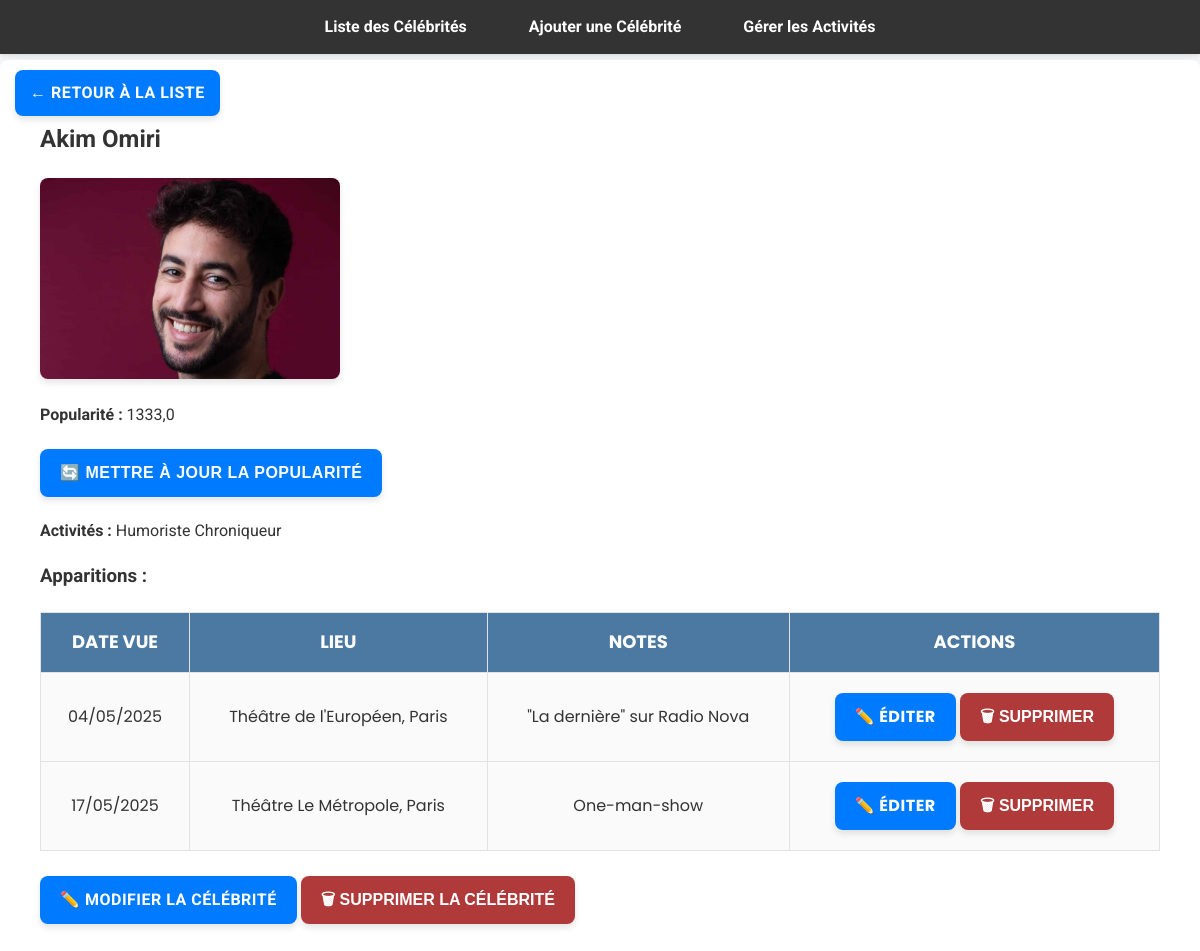
Page /celebs/celebrity/327/ on the earlier database version.
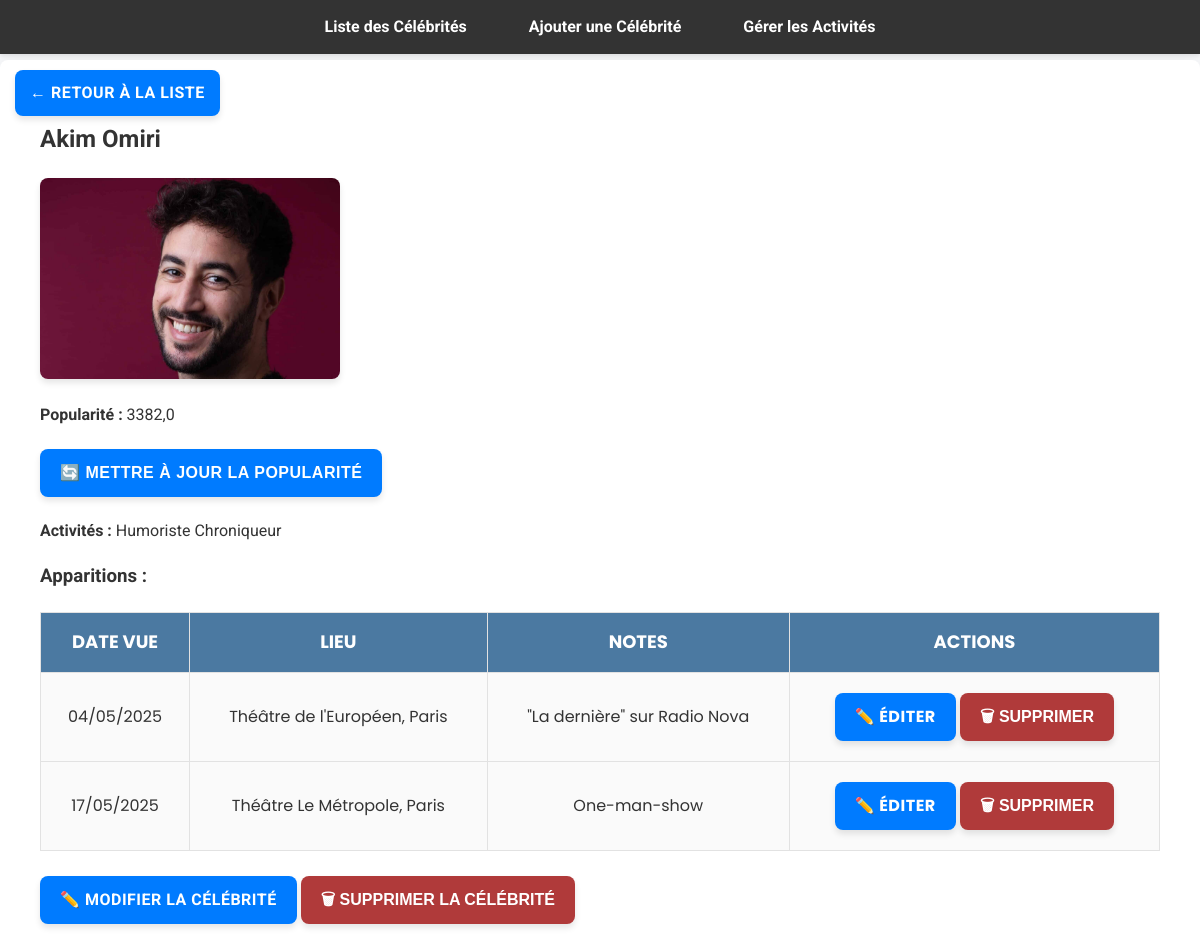
Same page on the later database version.
### celebs/models.py (models this page shows, shortened)
class Celebrity(models.Model):
    name = models.CharField(max_length=255)
    popularity_score = models.FloatField(default=0)
    image = models.ImageField(upload_to="celebs/", blank=True, null=True)
    activities = models.ManyToManyField(Activity, blank=False)

class Activity(models.Model):
    name = models.CharField(max_length=100, unique=True)
    category = models.ForeignKey(Category, on_delete=models.SET_NULL, null=True)

class CelebritySighting(models.Model):
    celebrity = models.ForeignKey(Celebrity, on_delete=models.CASCADE, related_name='sightings')
    date_seen = models.DateField(null=True, blank=True)
    location = models.CharField(max_length=255, blank=True, null=True)
    notes = models.TextField(blank=True, null=True)

### celebs/views.py (the view)
# urls.py: path('celebrity/<int:celeb_id>/', views.celebrity_detail, name='celebrity_detail'),
def celebrity_detail(request, celeb_id):
    celebrity = get_object_or_404(Celebrity, id=celeb_id)
    return render(request, "celebs/celebrity_detail.html", {"celebrity": celebrity})

### templates/celebs/celebrity_detail.html (shortened to what this page needs)
{% extends "celebs/base.html" %}
{% block content %}
<a href="{% url 'celebrity_list' %}" class="back-button">← Retour à la liste</a>
<div class="container">
  <h2>{{ celebrity.name }}</h2>
  {% if celebrity.image %}
    <div class="celeb-image-container">
      <img src="{{ celebrity.image.url }}" alt="{{ celebrity.name }}" class="celeb-image">
    </div>
  {% endif %}
  <p><strong>Popularité :</strong> {{ celebrity.popularity_score }}</p>
    <form method="post" action="{% url 'update_popularity' celebrity.id %}" style="display:inline;">
      <button type="submit" class="btn">🔄 Mettre à jour la popularité</button>
    </form>
  <p><strong>Activités :</strong>
    {% for activity in celebrity.activities.all %}
      <span class="tag">{{ activity.name }}</span>
    {% empty %}
      <span class="tag">Aucune</span>
    {% endfor %}
  </p>
  <h3>Apparitions :</h3>
  <table class="celebrity-table">
    <thead>
      <tr>
        <th>Date vue</th>
        <th>Lieu</th>
        <th>Notes</th>
        <th>Actions</th>
      </tr>
    </thead>
    <tbody>
      {% for sighting in celebrity.sightings.all %}
        <tr>
          <td>{{ sighting.date_seen|date:"d/m/Y"|default:"-" }}</td>
          <td>{{ sighting.location|default:"-" }}</td>
          <td>{{ sighting.notes|default:"Aucune note" }}</td>
          <td>
            <a href="{% url 'edit_celebrity_sighting' sighting.id %}" class="btn edit-btn">✏️ Éditer</a>
            <form method="post" action="{% url 'delete_celebrity_sighting' sighting.id %}" style="display:inline;">
              <button type="submit" class="delete-btn" onclick="return confirm('Supprimer cette apparition ?');">
                🗑 Supprimer
              </button>
            </form>
          </td>
        </tr>
      {% endfor %}
    </tbody>
  </table>
  <form method="post" action="{% url 'celebrity_delete' celebrity.id %}" style="margin-top: 20px;">
    <a href="{% url 'celebrity_edit' celebrity.id %}" class="btn">✏️ Modifier la célébrité</a>
    <button type="submit" class="delete-button" onclick="return confirm('Supprimer cette célébrité ?');">
      🗑 Supprimer la célébrité
    </button>
  </form>
</div>
{% endblock %}

### templates/celebs/base.html (shortened to what this page needs)
<!DOCTYPE html>
<html lang="fr">
<head>
    {% load static %}
    <link rel="stylesheet" href="{% static 'css/style.css' %}">
</head>
<body>
    <header>
        <nav class="navbar">
            <ul class="nav-list">
                <li><a href="{% url 'celebrity_list' %}">Liste des Célébrités</a></li>
                <li><a href="{% url 'add_celebrity' %}">Ajouter une Célébrité</a></li>
                <li><a href="{% url 'activity_list' %}">Gérer les Activités</a></li>
            </ul>
        </nav>
    </header>
    <main>
        {% block content %}
        {% endblock %}
    </main>
</body>
</html>

### static/css/style.css (style rules this page uses)
:root { --primary-color: #b03a3a; --secondary-color: #007bff; --background-color: #f8f9fb; --text-color: #333; --hover-color: #0056b3; --shadow-color: rgba(0, 0, 0, 0.1); --border-radius: 8px; }
body { font-family: 'Roboto', sans-serif; background-color: var(--background-color); color: var(--text-color); margin: 0; padding: 0; line-height: 1.6; }
.container { max-width: 100%; margin: 40px auto; padding: 40px; background: #ffffff; border-radius: var(--border-radius); box-shadow: 0 4px 20px var(--shadow-color); transition: all 0.3s ease; position: relative; overflow: hidden; }
table { width: 100%; border-collapse: collapse; margin-top: 20px; font-family: 'Poppins', sans-serif; animation: slideIn 0.5s ease-in-out; }
th, td { padding: 15px; border: 1px solid #e2e2e2; text-align: center; font-size: 16px; }
th { background-color: #4b79a1; color: white; font-size: 18px; text-transform: uppercase; cursor: pointer; }
td { background-color: #fafafa; }
td a { text-decoration: none; color: var(--secondary-color); font-weight: 600; transition: color 0.3s ease; }
button, .btn { background-color: var(--primary-color); color: white; padding: 12px 20px; border-radius: var(--border-radius); text-transform: uppercase; font-weight: bold; cursor: pointer; border: none; transition: background-color 0.3s ease, transform 0.3s ease; box-shadow: 0 4px 6px var(--shadow-color); display: inline-block; margin: 5px 0; }
.delete-button { width: auto; background-color: var(--primary-color); }
.celeb-image { width: 100%; max-width: 500px; height: auto; object-fit: cover; border-radius: var(--border-radius); transition: transform 0.3s ease; box-shadow: 0 4px 6px var(--shadow-color); }
.btn { background-color: var(--secondary-color); color: white; padding: 12px 20px; border-radius: var(--border-radius); text-decoration: none; font-weight: bold; text-transform: uppercase; letter-spacing: 0.5px; transition: background-color 0.3s, transform 0.3s; box-shadow: 0 4px 6px var(--shadow-color); }
.navbar { background-color: #333; overflow: hidden; position: fixed; top: 0; width: 100%; z-index: 1000; box-shadow: 0 2px 4px var(--shadow-color); }
.nav-list { list-style-type: none; margin: 0; padding: 0; display: flex; justify-content: center; }
.nav-list li { margin: 0 15px; }
.nav-list li a { display: block; color: white; text-align: center; padding: 14px 16px; text-decoration: none; font-weight: bold; transition: background-color 0.3s ease; }
.back-button { position: fixed; top: 70px; left: 15px; background-color: var(--secondary-color); color: white; padding: 10px 15px; border-radius: var(--border-radius); text-decoration: none; font-weight: bold; text-transform: uppercase; letter-spacing: 0.5px; transition: background-color 0.3s, transform 0.3s; box-shadow: 0 4px 6px var(--shadow-color); z-index: 1001; }
main { margin-top: 60px; }
.celeb-image-container { margin: 10px 0; width: 300px; height: auto; text-align: center; }
button, input[type="submit"], .btn { padding: 12px 20px; font-size: 16px; line-height: 1.2; height: 48px; box-sizing: border-box; display: inline-flex; align-items: center; justify-content: center; }

Differences in the rows shown:
changed Celebrity "Akim Omiri": popularity_score "1333,0" → "3382,0"
